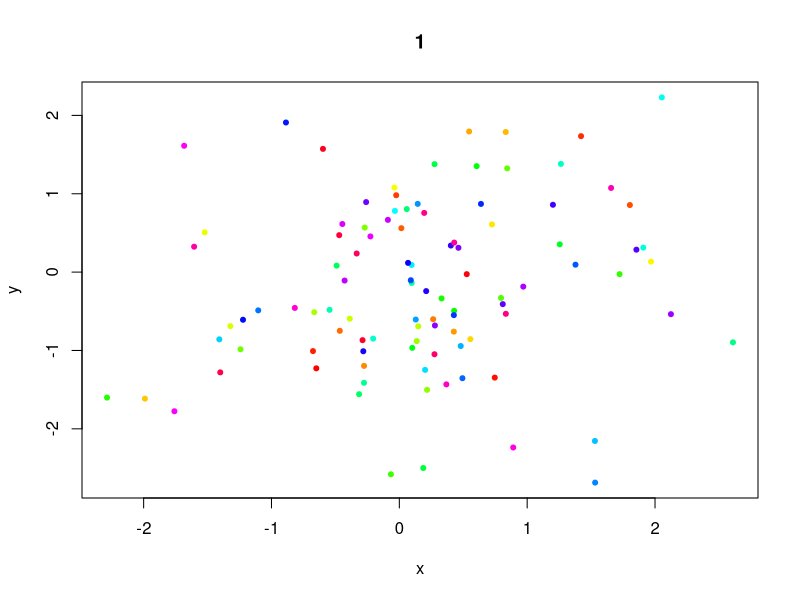
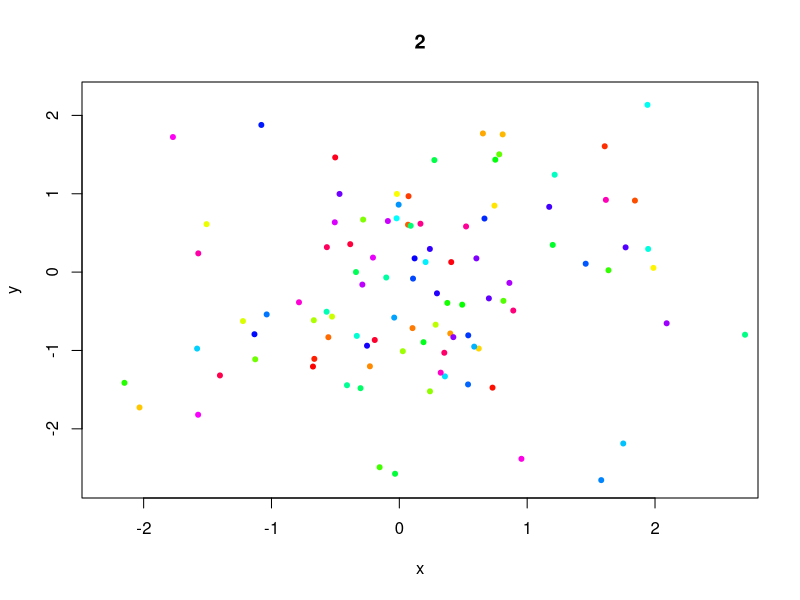
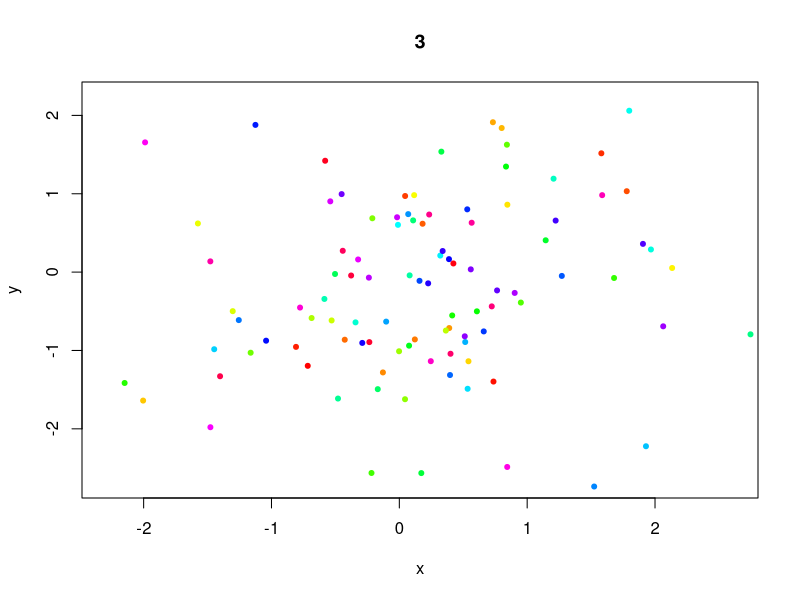
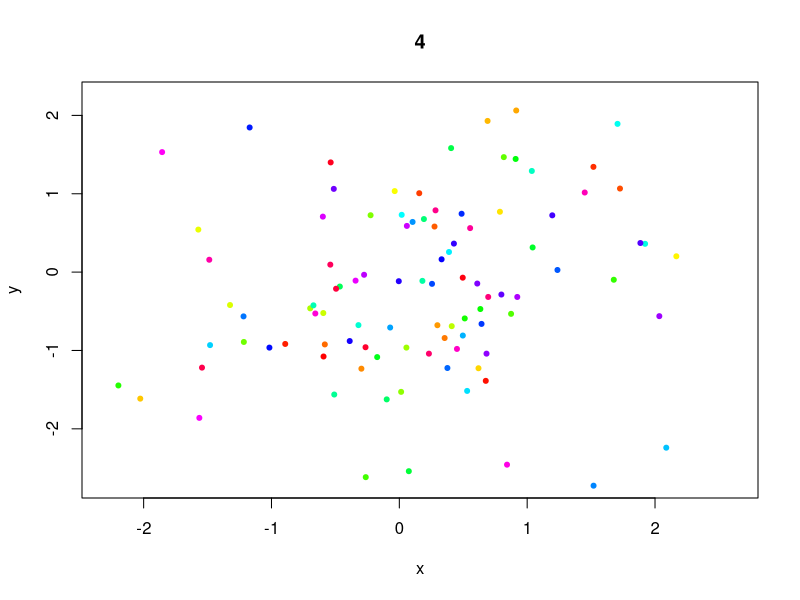
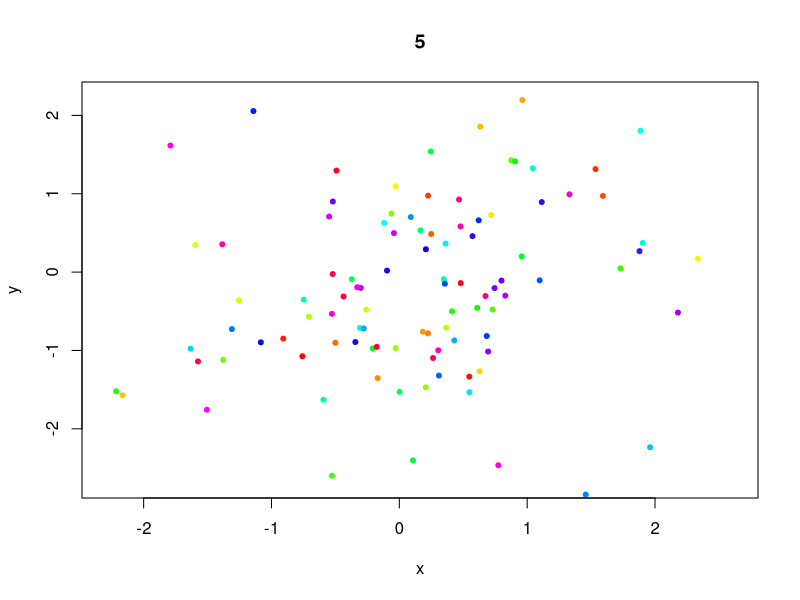
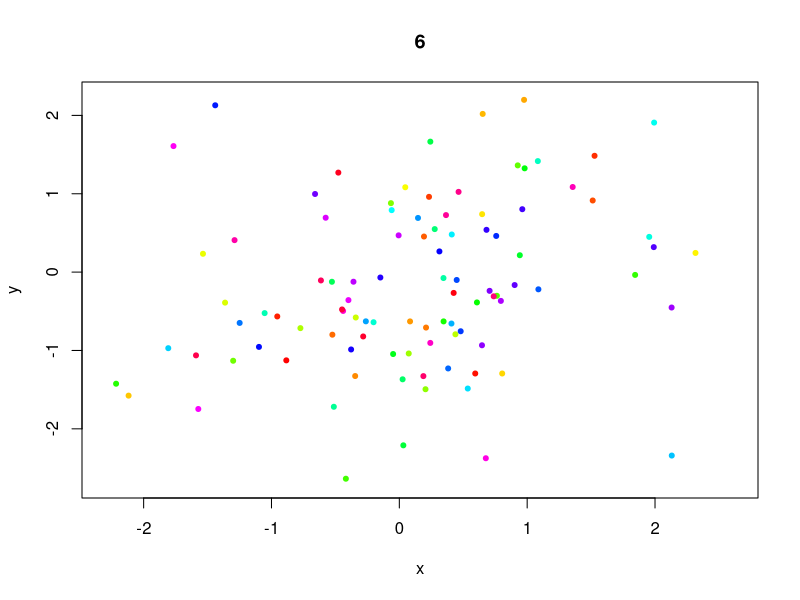
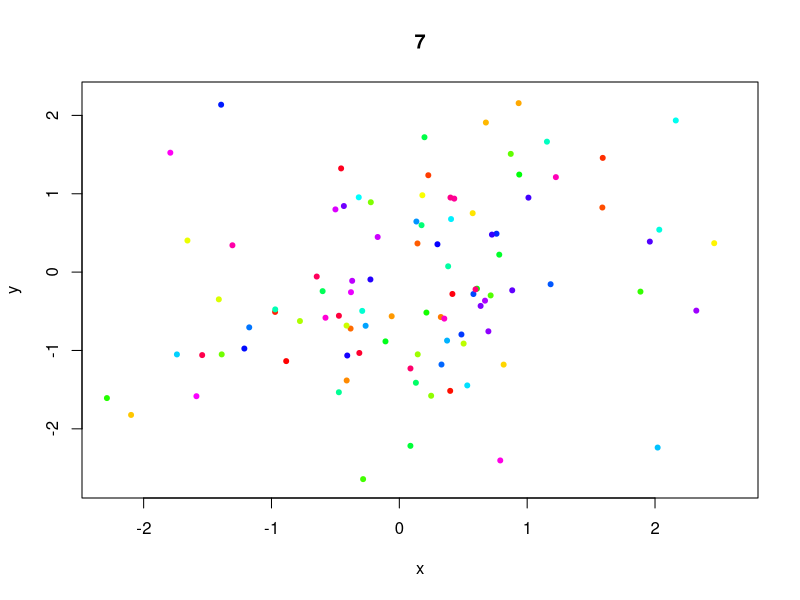
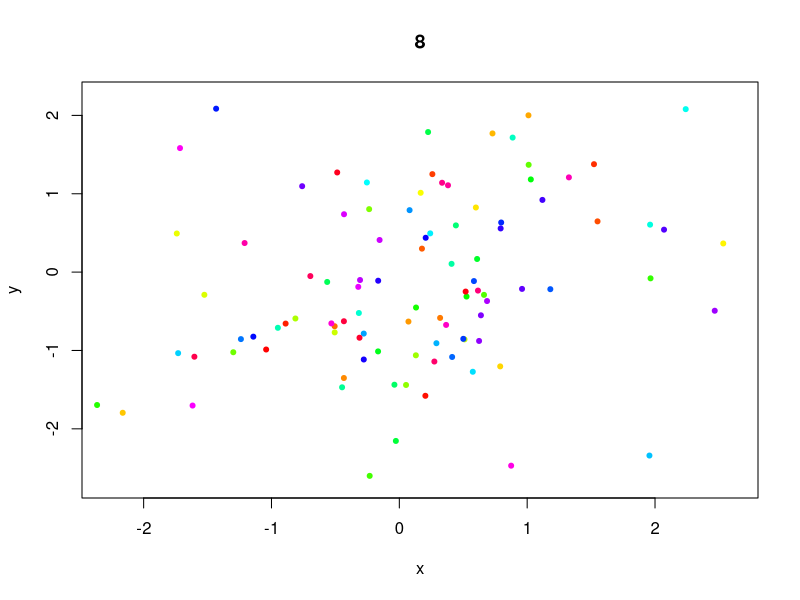

Source code (R) for these figures, in order:
## ---- chunk 1
xy <- data.frame(x=rnorm(100),y=rnorm(100))
xlims <- range(xy$x)
ylims <- range(xy$y)
for (k in 1:100) {
    plot( xy, xlim=xlims, ylim=ylims, main=k, col=rainbow(nrow(xy)), pch=20 )
    xy$x <- xy$x + rnorm(nrow(xy))/10
    xy$y <- xy$y + rnorm(nrow(xy))/10
}
